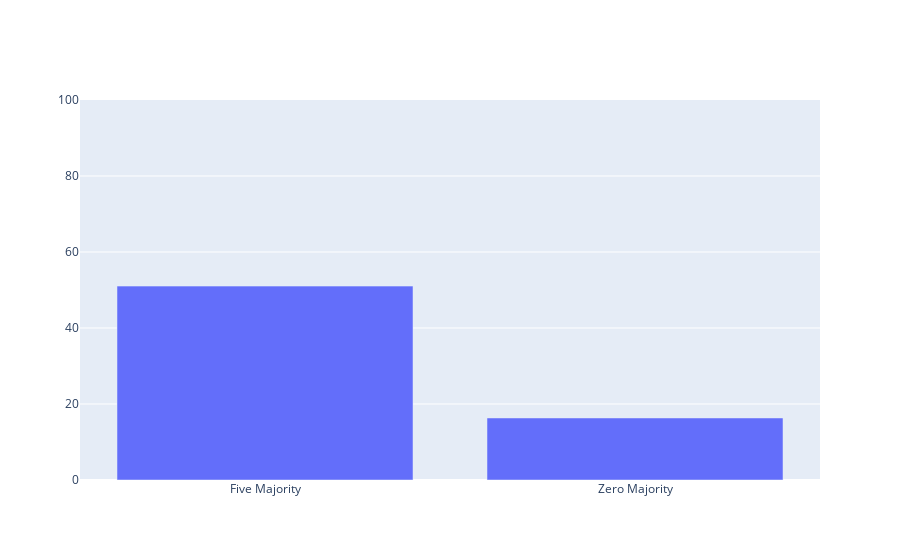
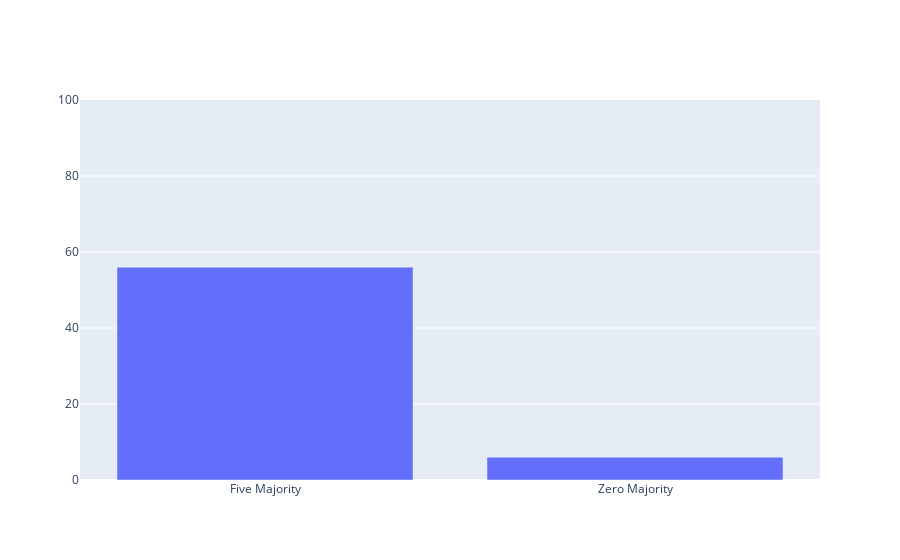

These figures' notebook cell, in order:
### Markdown cell above
# Five Zero Majority: Gender Discriminated

### Code cell
def five_zero_majority_male(dat):
    dat = dat.query("GENERO == 'H'")
    five_majority = []
    zero_majority = []
    for index in dat.index:
        a = [dat.loc[index, '1AM'],
        dat.loc[index, '1PM'],
        dat.loc[index, '2AM'],
        dat.loc[index, '2PM'],
        dat.loc[index, '3AM'],
        dat.loc[index, '3PM'],
        dat.loc[index, '4AM'],
        dat.loc[index, '4PM'],
        dat.loc[index, '5AM'],
        dat.loc[index, '5PM'],
        dat.loc[index, '6AM']]
        ln_a_half = (len(a)//2)+1
        cnt_a = Counter(a)

        if Counter(a)[5.0] > ln_a_half:
            five_majority.append(data.iloc[a])
        if Counter(a)[0.0] > ln_a_half:
            zero_majority.append(data.iloc[a])
    
    print("Five Majority on male students: " + str((len(five_majority)/len(dat.index))*100))
    print("Zero Majority on male students: " + str((len(zero_majority)/len(dat.index))*100))
    figure = go.Figure(
        data = [go.Bar
        (y= [(len(five_majority)/len(dat.index))*100, ((len(zero_majority)/len(dat.index))*100)],        
        x= ["Five Majority", "Zero Majority"]),
        ],
    )
    figure.update_layout(yaxis_range=[0,100])
    figure.show()

five_zero_majority_male(data)

def five_zero_majority_female(dat):
    dat = dat.query("GENERO == 'M'")
    five_majority = []
    zero_majority = []
    for index in dat.index:
        a = [dat.loc[index, '1AM'],
        dat.loc[index, '1PM'],
        dat.loc[index, '2AM'],
        dat.loc[index, '2PM'],
        dat.loc[index, '3AM'],
        dat.loc[index, '3PM'],
        dat.loc[index, '4AM'],
        dat.loc[index, '4PM'],
        dat.loc[index, '5AM'],
        dat.loc[index, '5PM'],
        dat.loc[index, '6AM']]
        ln_a_half = (len(a)//2)+1
        cnt_a = Counter(a)

        if Counter(a)[5.0] > ln_a_half:
            five_majority.append(data.iloc[a])
        if Counter(a)[0.0] > ln_a_half:
            zero_majority.append(data.iloc[a])
    print("Five Majority on female students: " + str((len(five_majority)/len(dat.index))*100))
    print("Zero Majority on female students: " + str((len(zero_majority)/len(dat.index))*100))
    figure = go.Figure(
        data = [go.Bar
        (y= [(len(five_majority)/len(dat.index))*100, ((len(zero_majority)/len(dat.index))*100)],        
        x= ["Five Majority", "Zero Majority"]),
        ],
    )
    figure.update_layout(yaxis_range=[0,100])
    figure.show()

five_zero_majority_female(data)

### Figure 1 — Plotly figure (JSON) as saved in the notebook; plotly's stock layout.template omitted (floating-point values rounded to 4 significant figures)
{"data": [{"type": "bar", "x": ["Five Majority", "Zero Majority"], "y": [51.02, 16.33]}], "layout": {"yaxis": {"range": [0, 100]}}}

### Figure 2 — Plotly figure (JSON) as saved in the notebook; plotly's stock layout.template omitted (floating-point values rounded to 4 significant figures)
{"data": [{"type": "bar", "x": ["Five Majority", "Zero Majority"], "y": [56.0, 6]}], "layout": {"yaxis": {"range": [0, 100]}}}
